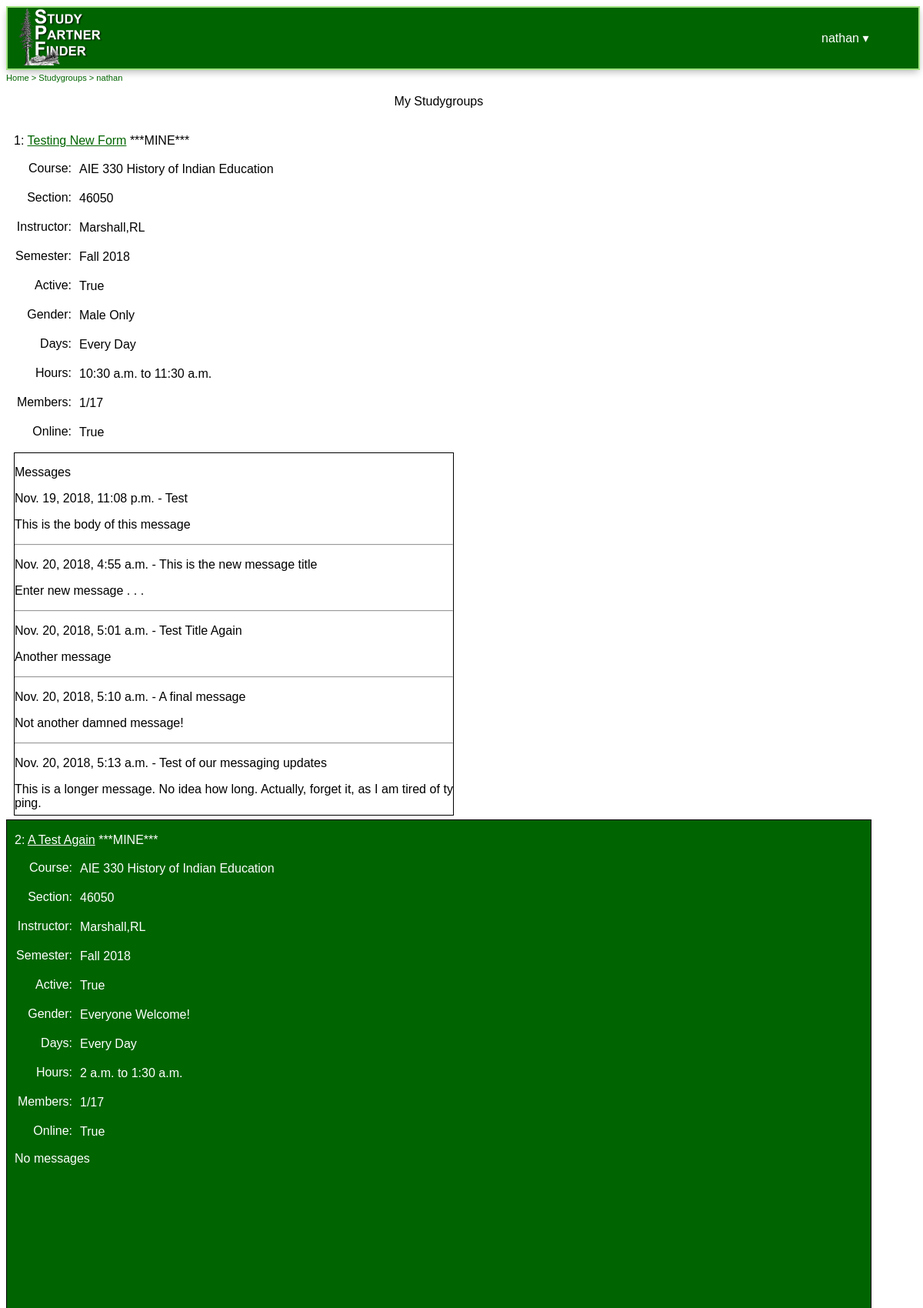
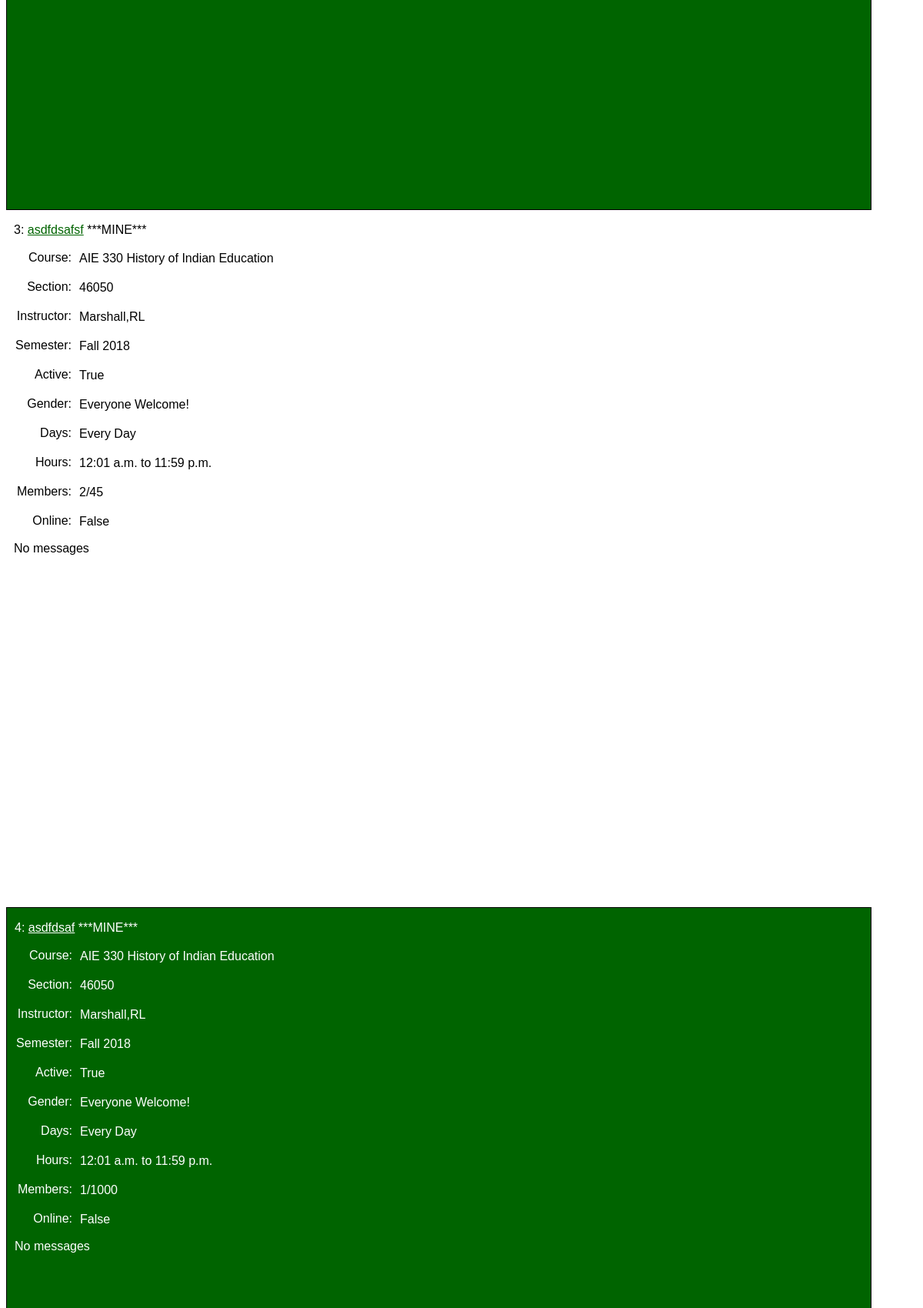
Screenshot of /studygroups/ (signed in, upper part) with the database file from the repository (2 pictures, top to bottom).
### users/models.py (models this page shows)
class CustomUser(AbstractUser):
    email = models.EmailField(('email address'), unique=True)
    college = models.CharField(default='humboldt.edu', max_length=200, null=True)
    gender = models.CharField(max_length=1, choices=MY_GENDER_CHOICES, null=True)
    is_verified = models.BooleanField(default=False)
    verification_code = models.CharField(max_length=200, null=True)
    verification_date = models.DateTimeField('date verified', null=True)
    has_accepted_tos = models.BooleanField(default=False)

### studygroups/models.py (models this page shows, shortened)
class StudyGroup(models.Model):
    id = models.BigAutoField(primary_key=True)
    post_title = models.CharField(max_length=250, default='')
    creator = models.ForeignKey(CustomUser, on_delete=models.CASCADE)
    course = models.ForeignKey(Course, on_delete=models.CASCADE, null=True)
    is_active = models.BooleanField(default=True)
    max_members = models.PositiveIntegerField(
        default=1000,
        validators=[MinValueValidator(1)])
    gender_specific = models.CharField(max_length=15, choices=MY_GENDER_CHOICES)
    days_available = models.ManyToManyField(Days)
    hours_available_start = models.TimeField(
        auto_now_add=False,
        blank=True,
        null=True,
        default=datetime.time(0, 1))
    hours_available_end = models.TimeField(
        auto_now_add=False,
        blank=True,
        null=True,
        default=datetime.time(23, 59))
    online_only = models.BooleanField(default = False)

class Course(models.Model):
    id = models.BigAutoField(primary_key=True)
    subject = models.ForeignKey(Subject, on_delete=models.CASCADE)
    cn_number = models.IntegerField(default=0, null=True)
    class_name = models.CharField(max_length=200)
    instructor = models.CharField(max_length=100, default='')
    semester = models.CharField(max_length=6, choices=MY_SEMESTER_CHOICES)
    year = models.IntegerField(default=now.year)
    is_active = models.BooleanField(default=True)

class Message(models.Model):
    id = models.BigAutoField(primary_key=True)
    user = models.ForeignKey(CustomUser, on_delete=models.CASCADE)
    date = models.DateTimeField(default=dnow)
    studygroup = models.ForeignKey(StudyGroup, on_delete=models.CASCADE)
    title = models.CharField(max_length=200)
    body = models.CharField(max_length=2000)

### studygroups/views.py (the view)
# urls.py: path('', views.index, name='index'),
def index(request):
    template = "studygroups/mine.html"
    my_studygroups = list
    if request.user.is_authenticated:
        my_studygroups = GetMyJoinedStudygroups(request.user)
        my_studygroups = sorted(
            my_studygroups,
            key=lambda x: x.studygroup.course.class_name, reverse=False)
    context = { 'studygroup_joined_list': my_studygroups}
    return render(request, template, context)

### studygroups/models.py (called while the page is built)
    def __str__(self):
        return '{}'.format(self.days_available)

### templates/studygroups/mine.html (shortened to what this page needs)
{% extends 'base.html' %}
{% block content %}
<div style="position: relative; color: #000000; align:center;margin-top:15px; align:center; text-align: justify">
{% if user.is_authenticated %}
<p align="center">My Studygroups</p>
{% for studygroup in studygroup_joined_list %}
<div {% if forloop.counter0|divisibleby:2 %}class="white_sg"{% else %}class="green_sg"{% endif %}>
    <div style="display: inline-block; *display: inline; zoom: 1; width: 600px; text-align: left;">
    <p>
        {{ forloop.counter }}:  <a href="/studygroups/view/{{ studygroup.studygroup.id }}" {% if forloop.counter0|divisibleby:2 %} class="green"{% else %}class="white"{% endif %}>{{ studygroup.studygroup.post_title }}</a>
        {% if studygroup.mine  %}
        ***MINE***
        {% endif %}
    </p>
    <p><span class="studygroup_label">Course:</span><span class="studygroup_data">{{ studygroup.studygroup.course.class_name }}</span></p>
    <p><span class="studygroup_label">Section:</span><span class="studygroup_data">{{ studygroup.studygroup.course.cn_number }}</span></p>
    <p><span class="studygroup_label">Instructor:</span><span class="studygroup_data">{{ studygroup.studygroup.course.instructor }}</span></p>
    <p><span class="studygroup_label">Semester:</span><span class="studygroup_data">{{ studygroup.studygroup.course.semester }} {{ studygroup.studygroup.course.year }}</span></p>
    <p><span class="studygroup_label">Active:</span><span class="studygroup_data">{{ studygroup.studygroup.is_active }}</span></p>
    <p>
        <span class="studygroup_label">Gender:</span><span class="studygroup_data">
    {% if studygroup.studygroup.gender_specific == 'M' %}
    Male Only
    {% endif %}
    {% if studygroup.studygroup.gender_specific == 'U' %}
    Everyone Welcome!
    {% endif %}
        </span>
    </p>
    <p><span class="studygroup_label">Days:</span><span class="studygroup_data"><span id='days_available_{{ studygroup.studygroup.id }}'>
    </span></span></p>
    <p><span class="studygroup_label">Hours:</span><span class="studygroup_data">{{ studygroup.studygroup.hours_available_start }} to {{ studygroup.studygroup.hours_available_end }}</span></p>
    <p><span class="studygroup_label">Members:</span><span class="studygroup_data">{{ studygroup.members|length }}/{{ studygroup.studygroup.max_members }}</span></p>
    <p><span class="studygroup_label">Online:</span><span class="studygroup_data">{{ studygroup.studygroup.online_only }}</span></p>
    </div>
    {% if studygroup.messages %}
     <div id="messages_{{ studygroup.studygroup.id }}" style="display: inline-block;* display: inline; zoom: 1; vertical-align: top; border: 1px black solid; width: 570px; word-break: break-all; word-wrap: break-word; height: 470px; overflow-y: auto; background-color: #ffffff; color: #000000">
        <p>Messages</p>
        {% for message in studygroup.messages %}
        <span id="messages_{{ studygroup.studygroup.id }}_span">
        <span id="message_{{  message.id }}">
        <p>{{ message.date }} - {{ message.title }}</p>
        <p>{{ message.body }}</p>
        </span>
        <hr />
        </span>
        {% endfor %}
    </div>
    {% else %}
    <div id="messages_{{ studygroup.studygroup.id }}" style="display: inline-block;* display: inline; zoom: 1; vertical-align: top;  width: 570px; height: 470px; overflow-y: auto;">
    No messages
    </div>
    {% endif %}
</div>
{% endfor %}
{% endif %}
</div>
{% endblock %}

### templates/base.html (shortened to what this page needs)
{% load staticfiles %}
<!DOCTYPE html>
<html>
<head>
    <link rel="stylesheet" href="{% static "css/jquery.timepicker.css" %}">
    <link rel="stylesheet" href="{% static "css/spf.css" %}">
</head>
<body>
    <div id='header' class='header'>
        <div class="box1">
            <div class="logo">
                <a href="/"><img src="{% static "images/SPF-Logo.jpg" %}" width="150" height="75"
                            alt="Study Partner Finder" /></a>
            </div>
        </div>
        <div class="box1">
        {% if user.is_authenticated %}
           <div class="dropdown">
                <button class="dropbtn">
                {% if user.username != "" %}
                    {{ user.username }}
                 {% else %}
                    {{ user.first_name }}
                 {% endif %} &#9662;</button>
            </div>
        {% else %}
            <div>
                <a class="header" href="{% url 'login' %}">Sign In</a> |
                <a href="{% url 'signup' %}">Register</a>
            </div>
        {% endif %}
        </div>
    </div>
    <div id="breadcrumbs" style="width: 100%"><a href="/">Home</a></div>
    <div id="main">
    <main>
       {% block content %}
        {% endblock %}
    </main>
    </div>
</body>
</html>

### StudyPartnerFinder/static/css/spf.css (style rules this page uses)
body { font-size: 100%; font-family: arial; }
p { font-size: 100%; font-family: sans-serif; }
.white { color: #ffffff; }
#main { width: 95%; align: center; text-align: center; //color: #ffffff; }
#main a { //color: #ffffff; }
.green { color: black; }
a.green { color: #006400; text-decoration: underline; }
a.green:link { color: #006400; text-decoration: underline; }
a.white { color: #ffffff; text-decoration: underline; }
a.white:link { color: #ffffff; text-decoration: underline; }
.studygroup_label { display:inline-block; *display: inline; zoom:1; float: left; padding-top: 2px; text-align: right; width: 75px; }
.studygroup_data { margin-top: 1px; margin-bottom: 1px; display:inline-block; *display: inline; zoom:1; vertical-align:middle; padding-top: 2px; margin-left:10px }
#header { border: 2px solid #9fe37f; background-color: #006400; width: 100%; height: 79px; color: #ffffff; text-align: justify; -ms-text-justify: distribute-all-lines; text-justify: distribute-all-lines; -webkit-box-shadow: 0px 4px 10px -2px rgba(0, 0, 0, 0.3); -moz-box-shadow: 0px 4px 10px -2px rgba(0, 0, 0, 0.3); box-shadow: 0 4px 10px -2px rgba(0, 0, 0, 0.3); }
.header div { white-space:nowrap; }
.logo { position: relative; display: inline-block; margin-left: 10px; }
.header a { color: white; text-decoration: none; }
.box1, .box2, .box4 { width: 150px; vertical-align: middle; display: inline-block; *display: inline; zoom: 1 }
.white_sg { //border-style: solid; //border-width: 1px; background-color: #ffffff; color: #000000; position: relative; align: center; margin-top: 0px; padding-top: 1px; padding-bottom: 5px; padding-left: 10px; padding-right: 10px; }
.green_sg { color: #ffffff; background-color: #006400; position: relative; align: center; margin-top: 0px; padding-top: 1px; padding-bottom: 5px; padding-left: 10px; padding-right: 10px; border-style: solid; border-color: #000000; border-width: 1px; }
#breadcrumbs { width: 100%; align: left; color: #006400; font-size: smaller; margin-left: 0px; margin-top: 1px; padding-top: 1px; }
.dropbtn { background-color: #006400; color: #ffffff; padding: 24px; font-size: 16px; border: none; cursor: pointer; }
.dropdown { position: relative; display: inline-block; margin-right: 50px; }

### rows the page displays
CustomUser: username "nathan"
StudyGroup: studygroup.post_title "Testing New Form", studygroup.course.class_name "AIE 330 History of Indian Education", studygroup.course.cn_number "46050", studygroup.course.instructor "Marshall,RL", studygroup.course.semester "Fall", studygroup.course.year "2018", studygroup.is_active "True", studygroup.hours_available_start "10:30 a.m.", studygroup.hours_available_end "11:30 a.m.", studygroup.max_members "17", studygroup.online_only "True"
Message: date "Nov. 19, 2018, 11:08 p.m.", title "Test", body "This is the body of this message"
Message: date "Nov. 20, 2018, 4:55 a.m.", title "This is the new message title", body "Enter new message . . ."
Message: date "Nov. 20, 2018, 5:01 a.m.", title "Test Title Again", body "Another message"
Message: date "Nov. 20, 2018, 5:10 a.m.", title "A final message", body "Not another damned message!"
Message: date "Nov. 20, 2018, 5:13 a.m.", title "Test of our messaging updates", body "This is a longer message. No idea how long. Actually, forget it, as I am tired of typing."
StudyGroup: studygroup.post_title "A Test Again", studygroup.course.class_name "AIE 330 History of Indian Education", studygroup.course.cn_number "46050", studygroup.course.instructor "Marshall,RL", studygroup.course.semester "Fall", studygroup.course.year "2018", studygroup.is_active "True", studygroup.hours_available_start "2 a.m.", studygroup.hours_available_end "1:30 a.m.", studygroup.max_members "17", studygroup.online_only "True"
StudyGroup: studygroup.post_title "asdfdsafsf", studygroup.course.class_name "AIE 330 History of Indian Education", studygroup.course.cn_number "46050", studygroup.course.instructor "Marshall,RL", studygroup.course.semester "Fall", studygroup.course.year "2018", studygroup.is_active "True", studygroup.hours_available_start "12:01 a.m.", studygroup.hours_available_end "11:59 p.m.", studygroup.max_members "45", studygroup.online_only "False"
StudyGroup: studygroup.post_title "asdfdsaf", studygroup.course.class_name "AIE 330 History of Indian Education", studygroup.course.cn_number "46050", studygroup.course.instructor "Marshall,RL", studygroup.course.semester "Fall", studygroup.course.year "2018", studygroup.is_active "True", studygroup.hours_available_start "12:01 a.m.", studygroup.hours_available_end "11:59 p.m.", studygroup.max_members "1000", studygroup.online_only "False"

### other values shown
{{ studygroup.members|length }} "1" "1" "2" "1"
